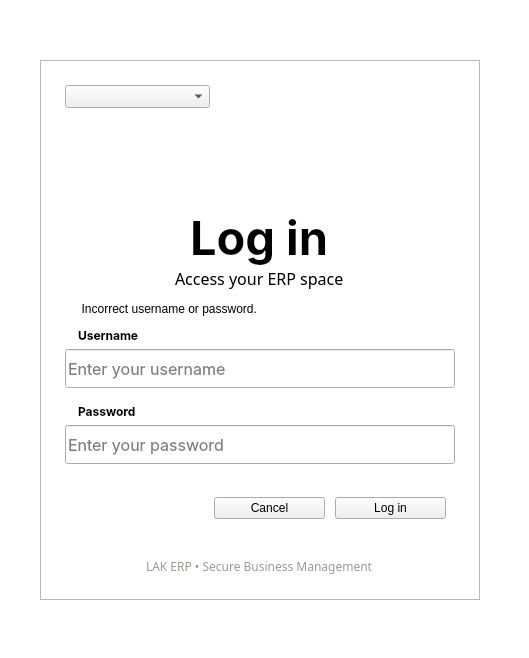
<?xml version="1.0" encoding="UTF-8"?>
<ui version="4.0">
 <class>MainWindow</class>
 <widget class="QMainWindow" name="MainWindow">
  <property name="geometry">
   <rect>
    <x>0</x>
    <y>0</y>
    <width>529</width>
    <height>658</height>
   </rect>
  </property>
  <property name="windowTitle">
   <string>Login - LAK ERP</string>
  </property>
  <property name="styleSheet">
   <string notr="true">QMainWindow#MainWindow {
	background-color: rgb(255, 255, 255);
	border-image: url(:/images/resources/images/Corporate background.png) 0 0 0 0 stretch stretch;
	background-repeat: no-repeat;
}</string>
  </property>
  <widget class="QWidget" name="centralwidget">
   <widget class="QFrame" name="LoginFrame">
    <property name="geometry">
     <rect>
      <x>40</x>
      <y>60</y>
      <width>440</width>
      <height>540</height>
     </rect>
    </property>
    <property name="sizePolicy">
     <sizepolicy hsizetype="Preferred" vsizetype="Preferred">
      <horstretch>0</horstretch>
      <verstretch>0</verstretch>
     </sizepolicy>
    </property>
    <property name="minimumSize">
     <size>
      <width>440</width>
      <height>540</height>
     </size>
    </property>
    <property name="maximumSize">
     <size>
      <width>440</width>
      <height>500</height>
     </size>
    </property>
    <property name="frameShape">
     <enum>QFrame::StyledPanel</enum>
    </property>
    <property name="frameShadow">
     <enum>QFrame::Raised</enum>
    </property>
    <layout class="QVBoxLayout" name="verticalLayout" stretch="0,1,0,0,0,1,0,0,0,0,0,0">
     <property name="spacing">
      <number>0</number>
     </property>
     <property name="leftMargin">
      <number>24</number>
     </property>
     <property name="topMargin">
      <number>24</number>
     </property>
     <property name="rightMargin">
      <number>24</number>
     </property>
     <property name="bottomMargin">
      <number>24</number>
     </property>
     <item>
      <layout class="QHBoxLayout" name="horizontalLayout">
       <property name="bottomMargin">
        <number>0</number>
       </property>
       <item>
        <widget class="QComboBox" name="DatabaseCombobox">
         <property name="sizePolicy">
          <sizepolicy hsizetype="Expanding" vsizetype="Expanding">
           <horstretch>0</horstretch>
           <verstretch>0</verstretch>
          </sizepolicy>
         </property>
         <property name="maximumSize">
          <size>
           <width>145</width>
           <height>28</height>
          </size>
         </property>
         <property name="font">
          <font>
           <family>Inter</family>
           <pointsize>9</pointsize>
          </font>
         </property>
        </widget>
       </item>
       <item>
        <spacer name="horizontalSpacer_2">
         <property name="orientation">
          <enum>Qt::Horizontal</enum>
         </property>
         <property name="sizeHint" stdset="0">
          <size>
           <width>40</width>
           <height>20</height>
          </size>
         </property>
        </spacer>
       </item>
      </layout>
     </item>
     <item>
      <layout class="QVBoxLayout" name="verticalLayout_5">
       <property name="spacing">
        <number>0</number>
       </property>
       <property name="bottomMargin">
        <number>0</number>
       </property>
       <item alignment="Qt::AlignHCenter">
        <widget class="QLabel" name="LogoLabel">
         <property name="minimumSize">
          <size>
           <width>270</width>
           <height>91</height>
          </size>
         </property>
         <property name="styleSheet">
          <string notr="true">QLabel {
	padding-top: 15px;
	image: url(:/images/resources/images/program_logo.png);
}</string>
         </property>
         <property name="text">
          <string/>
         </property>
         <property name="scaledContents">
          <bool>true</bool>
         </property>
        </widget>
       </item>
       <item>
        <spacer name="verticalSpacer_7">
         <property name="orientation">
          <enum>Qt::Vertical</enum>
         </property>
         <property name="sizeType">
          <enum>QSizePolicy::Fixed</enum>
         </property>
         <property name="sizeHint" stdset="0">
          <size>
           <width>20</width>
           <height>10</height>
          </size>
         </property>
        </spacer>
       </item>
       <item alignment="Qt::AlignHCenter">
        <widget class="QLabel" name="TitleLabel">
         <property name="sizePolicy">
          <sizepolicy hsizetype="Fixed" vsizetype="Fixed">
           <horstretch>0</horstretch>
           <verstretch>0</verstretch>
          </sizepolicy>
         </property>
         <property name="font">
          <font>
           <family>Inter</family>
           <pointsize>35</pointsize>
           <weight>75</weight>
           <bold>true</bold>
          </font>
         </property>
         <property name="text">
          <string>Log in</string>
         </property>
        </widget>
       </item>
       <item alignment="Qt::AlignHCenter">
        <widget class="QLabel" name="SubTitleLabel">
         <property name="sizePolicy">
          <sizepolicy hsizetype="Fixed" vsizetype="Fixed">
           <horstretch>0</horstretch>
           <verstretch>0</verstretch>
          </sizepolicy>
         </property>
         <property name="font">
          <font>
           <family>Inter 18pt Medium</family>
           <pointsize>12</pointsize>
           <weight>50</weight>
           <bold>false</bold>
          </font>
         </property>
         <property name="text">
          <string>Access your ERP space</string>
         </property>
        </widget>
       </item>
      </layout>
     </item>
     <item>
      <spacer name="verticalSpacer_5">
       <property name="orientation">
        <enum>Qt::Vertical</enum>
       </property>
       <property name="sizeType">
        <enum>QSizePolicy::Expanding</enum>
       </property>
       <property name="sizeHint" stdset="0">
        <size>
         <width>20</width>
         <height>12</height>
        </size>
       </property>
      </spacer>
     </item>
     <item>
      <widget class="QLabel" name="LoginErrorLabel">
       <property name="styleSheet">
        <string notr="true"/>
       </property>
       <property name="text">
        <string>     Incorrect username or password.</string>
       </property>
      </widget>
     </item>
     <item>
      <spacer name="ErrorSpacer">
       <property name="orientation">
        <enum>Qt::Vertical</enum>
       </property>
       <property name="sizeType">
        <enum>QSizePolicy::Fixed</enum>
       </property>
       <property name="sizeHint" stdset="0">
        <size>
         <width>20</width>
         <height>12</height>
        </size>
       </property>
      </spacer>
     </item>
     <item>
      <layout class="QVBoxLayout" name="verticalLayout_4">
       <property name="spacing">
        <number>6</number>
       </property>
       <property name="bottomMargin">
        <number>0</number>
       </property>
       <item>
        <widget class="QLabel" name="UsernameLabel">
         <property name="maximumSize">
          <size>
           <width>16777215</width>
           <height>16</height>
          </size>
         </property>
         <property name="font">
          <font>
           <family>Inter</family>
           <weight>75</weight>
           <bold>true</bold>
          </font>
         </property>
         <property name="styleSheet">
          <string notr="true">QLabel {padding-left: 10px}</string>
         </property>
         <property name="text">
          <string>Username</string>
         </property>
        </widget>
       </item>
       <item>
        <widget class="QLineEdit" name="UsernameEntry">
         <property name="sizePolicy">
          <sizepolicy hsizetype="Expanding" vsizetype="Expanding">
           <horstretch>0</horstretch>
           <verstretch>0</verstretch>
          </sizepolicy>
         </property>
         <property name="maximumSize">
          <size>
           <width>390</width>
           <height>42</height>
          </size>
         </property>
         <property name="font">
          <font>
           <family>Inter</family>
           <pointsize>12</pointsize>
          </font>
         </property>
         <property name="styleSheet">
          <string notr="true"/>
         </property>
         <property name="placeholderText">
          <string>Enter your username</string>
         </property>
        </widget>
       </item>
       <item>
        <spacer name="verticalSpacer_3">
         <property name="orientation">
          <enum>Qt::Vertical</enum>
         </property>
         <property name="sizeType">
          <enum>QSizePolicy::Fixed</enum>
         </property>
         <property name="sizeHint" stdset="0">
          <size>
           <width>20</width>
           <height>10</height>
          </size>
         </property>
        </spacer>
       </item>
       <item>
        <widget class="QLabel" name="PasswordLabel">
         <property name="maximumSize">
          <size>
           <width>16777215</width>
           <height>16</height>
          </size>
         </property>
         <property name="font">
          <font>
           <family>Inter</family>
           <weight>75</weight>
           <bold>true</bold>
          </font>
         </property>
         <property name="styleSheet">
          <string notr="true">QLabel {padding-left: 10px}</string>
         </property>
         <property name="text">
          <string>Password</string>
         </property>
        </widget>
       </item>
       <item>
        <widget class="QLineEdit" name="PasswordEntry">
         <property name="sizePolicy">
          <sizepolicy hsizetype="Expanding" vsizetype="Expanding">
           <horstretch>0</horstretch>
           <verstretch>0</verstretch>
          </sizepolicy>
         </property>
         <property name="maximumSize">
          <size>
           <width>390</width>
           <height>42</height>
          </size>
         </property>
         <property name="font">
          <font>
           <family>Inter</family>
           <pointsize>12</pointsize>
           <weight>50</weight>
           <bold>false</bold>
          </font>
         </property>
         <property name="styleSheet">
          <string notr="true"/>
         </property>
         <property name="echoMode">
          <enum>QLineEdit::Password</enum>
         </property>
         <property name="placeholderText">
          <string>Enter your password</string>
         </property>
         <property name="clearButtonEnabled">
          <bool>false</bool>
         </property>
        </widget>
       </item>
      </layout>
     </item>
     <item>
      <spacer name="verticalSpacer_4">
       <property name="orientation">
        <enum>Qt::Vertical</enum>
       </property>
       <property name="sizeType">
        <enum>QSizePolicy::Fixed</enum>
       </property>
       <property name="sizeHint" stdset="0">
        <size>
         <width>20</width>
         <height>24</height>
        </size>
       </property>
      </spacer>
     </item>
     <item>
      <widget class="QFrame" name="horizontalFrame">
       <property name="maximumSize">
        <size>
         <width>16777215</width>
         <height>60</height>
        </size>
       </property>
       <layout class="QHBoxLayout" name="horizontalLayout_2">
        <property name="spacing">
         <number>10</number>
        </property>
        <item>
         <spacer name="horizontalSpacer">
          <property name="orientation">
           <enum>Qt::Horizontal</enum>
          </property>
          <property name="sizeHint" stdset="0">
           <size>
            <width>40</width>
            <height>20</height>
           </size>
          </property>
         </spacer>
        </item>
        <item>
         <widget class="QPushButton" name="CancelButton">
          <property name="sizePolicy">
           <sizepolicy hsizetype="Expanding" vsizetype="Expanding">
            <horstretch>0</horstretch>
            <verstretch>0</verstretch>
           </sizepolicy>
          </property>
          <property name="maximumSize">
           <size>
            <width>111</width>
            <height>36</height>
           </size>
          </property>
          <property name="styleSheet">
           <string notr="true">\</string>
          </property>
          <property name="text">
           <string>Cancel</string>
          </property>
         </widget>
        </item>
        <item>
         <widget class="QPushButton" name="LoginButton">
          <property name="sizePolicy">
           <sizepolicy hsizetype="Expanding" vsizetype="Expanding">
            <horstretch>0</horstretch>
            <verstretch>0</verstretch>
           </sizepolicy>
          </property>
          <property name="maximumSize">
           <size>
            <width>111</width>
            <height>36</height>
           </size>
          </property>
          <property name="styleSheet">
           <string notr="true">\</string>
          </property>
          <property name="text">
           <string>Log in</string>
          </property>
         </widget>
        </item>
       </layout>
      </widget>
     </item>
     <item>
      <spacer name="verticalSpacer_6">
       <property name="orientation">
        <enum>Qt::Vertical</enum>
       </property>
       <property name="sizeHint" stdset="0">
        <size>
         <width>20</width>
         <height>5</height>
        </size>
       </property>
      </spacer>
     </item>
     <item>
      <layout class="QHBoxLayout" name="horizontalLayout_4">
       <property name="spacing">
        <number>0</number>
       </property>
       <property name="bottomMargin">
        <number>0</number>
       </property>
       <item>
        <spacer name="horizontalSpacer_4">
         <property name="orientation">
          <enum>Qt::Horizontal</enum>
         </property>
         <property name="sizeType">
          <enum>QSizePolicy::Fixed</enum>
         </property>
         <property name="sizeHint" stdset="0">
          <size>
           <width>15</width>
           <height>20</height>
          </size>
         </property>
        </spacer>
       </item>
       <item>
        <widget class="QLabel" name="SeparatorLine">
         <property name="minimumSize">
          <size>
           <width>0</width>
           <height>0</height>
          </size>
         </property>
         <property name="maximumSize">
          <size>
           <width>16777215</width>
           <height>2</height>
          </size>
         </property>
         <property name="styleSheet">
          <string notr="true"/>
         </property>
         <property name="text">
          <string/>
         </property>
        </widget>
       </item>
       <item>
        <spacer name="horizontalSpacer_5">
         <property name="orientation">
          <enum>Qt::Horizontal</enum>
         </property>
         <property name="sizeType">
          <enum>QSizePolicy::Fixed</enum>
         </property>
         <property name="sizeHint" stdset="0">
          <size>
           <width>15</width>
           <height>20</height>
          </size>
         </property>
        </spacer>
       </item>
      </layout>
     </item>
     <item>
      <spacer name="verticalSpacer_8">
       <property name="orientation">
        <enum>Qt::Vertical</enum>
       </property>
       <property name="sizeHint" stdset="0">
        <size>
         <width>20</width>
         <height>5</height>
        </size>
       </property>
      </spacer>
     </item>
     <item alignment="Qt::AlignHCenter">
      <widget class="QLabel" name="label">
       <property name="font">
        <font>
         <family>Inter 18pt SemiBold</family>
         <pointsize>9</pointsize>
        </font>
       </property>
       <property name="styleSheet">
        <string notr="true">color: rgb(154, 153, 150);</string>
       </property>
       <property name="text">
        <string>LAK ERP • Secure Business Management</string>
       </property>
      </widget>
     </item>
    </layout>
   </widget>
  </widget>
 </widget>
 <tabstops>
  <tabstop>LoginButton</tabstop>
  <tabstop>CancelButton</tabstop>
 </tabstops>
 <resources>
  <include location="../../../resources.qrc"/>
 </resources>
 <connections/>
</ui>
